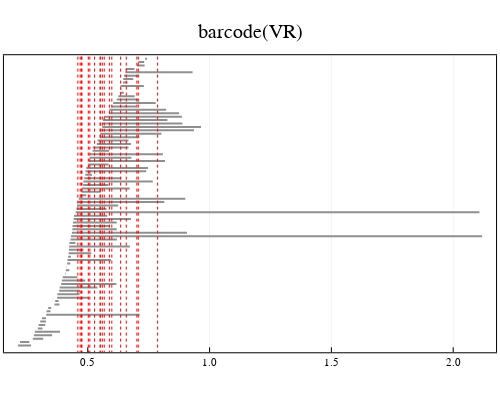

The cell this chart's notebook holds for it:
### Markdown cell above
## 4(a) Plot all nontrivial p_Y values

### Code cell
plot_pY(extension)
